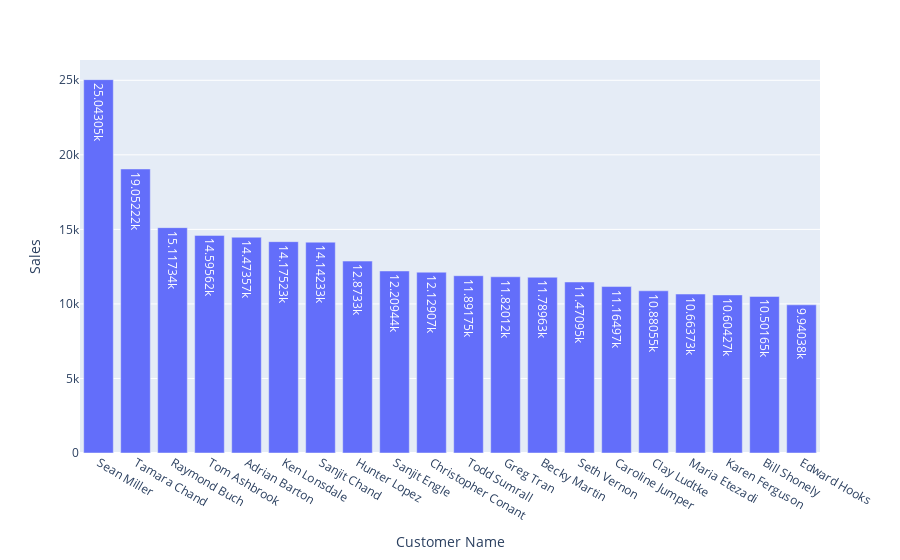

Source (notebook cell):
### Code cell
import plotly.express as px
fig = px.bar(Top_customers, x = 'Customer Name', y = 'Sales', text_auto=True )
fig.show()

### Figure 1 — Plotly figure (JSON) as saved in the notebook; plotly's stock layout.template omitted (floating-point values rounded to 4 significant figures)
{"data": [{"alignmentgroup": "True", "hovertemplate": "Customer Name=%{x}<br>Sales=%{y}<extra></extra>", "legendgroup": "", "marker": {"color": "#636efa", "pattern": {"shape": ""}}, "name": "", "offsetgroup": "", "orientation": "v", "showlegend": false, "textposition": "auto", "texttemplate": "%{y}", "type": "bar", "x": ["Sean Miller", "Tamara Chand", "Raymond Buch", "Tom Ashbrook", "Adrian Barton", "Ken Lonsdale", "Sanjit Chand", "Hunter Lopez", "Sanjit Engle", "Christopher Conant", "Todd Sumrall", "Greg Tran", "Becky Martin", "Seth Vernon", "Caroline Jumper", "Clay Ludtke", "Maria Etezadi", "Karen Ferguson", "Bill Shonely", "Edward Hooks"], "xaxis": "x", "y": [25040.0, 19050.0, 15120.0, 14600.0, 14470.0, 14180.0, 14140.0, 12870.0, 12210.0, 12130.0, 11890.0, 11820.0, 11790.0, 11470.0, 11160.0, 10880.0, 10660.0, 10600.0, 10500.0, 9940.0], "yaxis": "y"}], "layout": {"barmode": "relative", "legend": {"tracegroupgap": 0}, "margin": {"t": 60}, "xaxis": {"anchor": "y", "domain": [0, 1], "title": {"text": "Customer Name"}}, "yaxis": {"anchor": "x", "domain": [0, 1], "title": {"text": "Sales"}}}}
